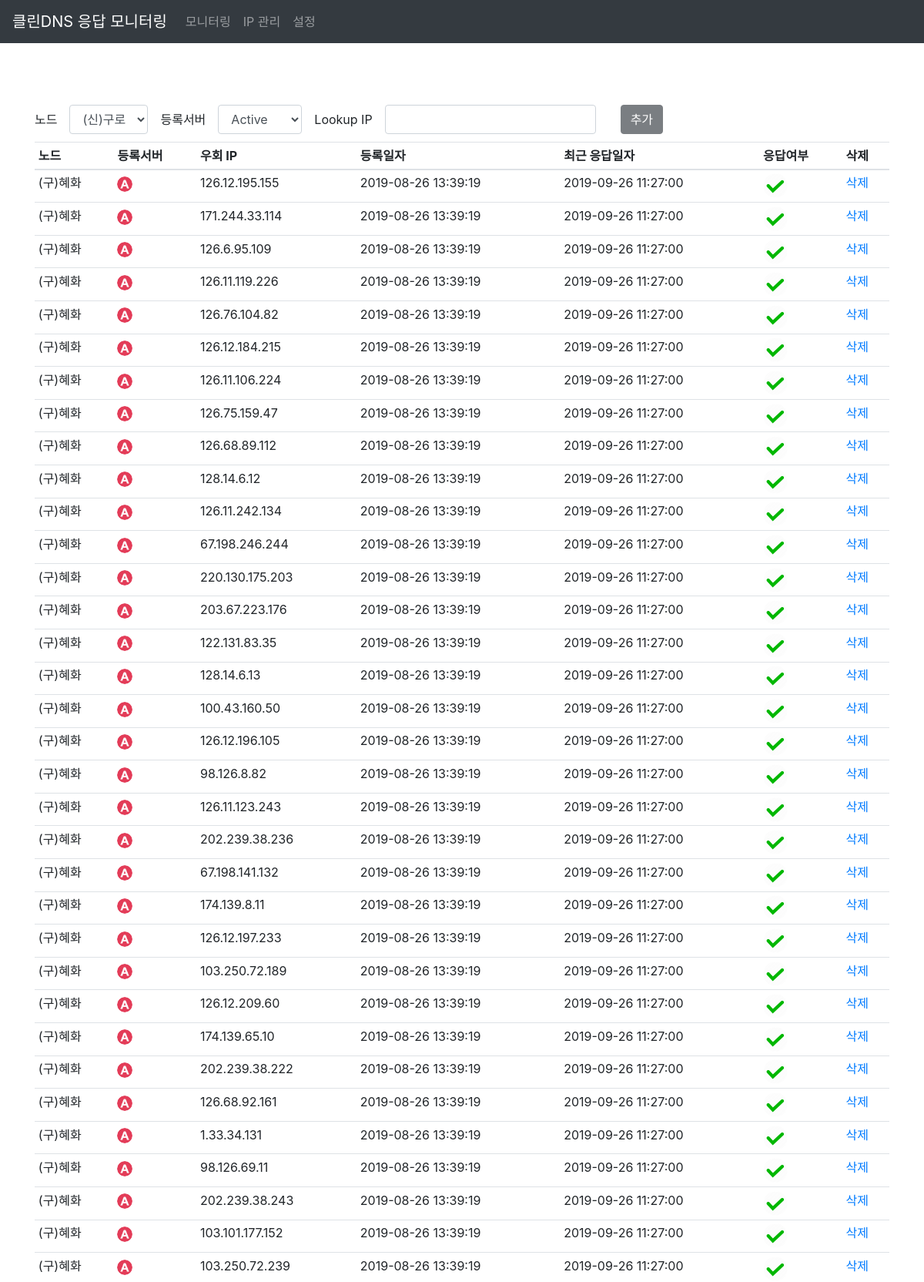
/ipmgnt (upper part), run on the app's committed database.
### app.py (models this page shows)
class Post(db.Model):
    __table_name__ = 'post'
    now_dt_str = datetime.now().strftime("%Y-%m-%d %H:%M:%S")
    id = db.Column(db.Integer, primary_key=True)
    server = db.Column(db.String(20), unique=True, nullable=False)
    status = db.Column(db.Text, default=u'false')
    dns_server = db.Column(db.Text, nullable=False)
    reg_date = db.Column(db.DateTime, default=datetime.strptime(now_dt_str,'%Y-%m-%d %H:%M:%S'))
    resp_date = db.Column(db.DateTime, default=datetime.strptime(now_dt_str,'%Y-%m-%d %H:%M:%S'))
    Node = db.Column(db.Text, nullable=False)

### app.py (the view)
@app.route('/ipmgnt')
def ipmgnt():
    posts = Post.query.order_by("status").all()
    return render_template('ipmgnt.html', posts=posts, title=u'IP 관리')

### templates/ipmgnt.html (shortened to what this page needs)
{% extends 'layout.html' %}
{% block content %}
<div class="container">
    <div class="row">
        <div class="col">
            <form id="ipform" class="form-inline ip_form" action="{{ url_for('add') }}" method="POST">
                <div class="form-group">
                    <label for="node_text">노드</label>
                    <select class="form-control mx-sm-3" id="node_text" name="node">
                        <option>(신)구로</option>
                    </select>
                    <label for="dns_server_text">등록서버</label>
                    <select class="form-control mx-sm-3" id="dns_server_text" name="dns_server">
	                    <option>Active</option>
	                </select>
                    <label for="ipaddress">Lookup IP</label>
                    <input type="text" id="ipaddress" name="ip" class="form-control mx-sm-3" required>
                    <div class="mx-sm-3">
                        <button type="submit" id="add_ip" class="btn btn-dark float-right" disabled="true">추가</button>
                    </div>
                </div>
            </form>
        </div>
    </div>
</div>
<div class="container">
    <div class="row">
        <div class="col">
            <table class="table table-sm ipmgnt_table">
                <thead>
                <tr>
                    <th scope="col">노드</th>
                    <th scope="col">등록서버</th>
                    <th scope="col">우회 IP</th>
                    <th scope="col">등록일자</th>
                    <th scope="col">최근 응답일자</th>
                    <th scope="col">응답여부</th>
                    <th scope="col">삭제</th>
                </tr>
                </thead>
                <tbody>
                {% for post in posts %}
                <tr>
                    <td>{{ post.Node }}</td>
                    <td>
                        {% if post.dns_server == 'Active' %}
                        <img class="rounded-circle mx-auto" src="{{ url_for('static', filename='active.png') }}"
                             width="20px" height="20px">
                        {% else %}
                        <img class="rounded-circle mx-auto" src="{{ url_for('static', filename='standby.png') }}"
                             width="20px" height="20px">
                        {% endif %}
                    </td>
                    <td>{{ post.server }}</td>
                    <td>{{ post.reg_date.strftime('%Y-%m-%d %H:%M:%S') }}</td>
                    <td>{{ post.resp_date.strftime('%Y-%m-%d %H:%M:%S') }}</td>
                    <td>
                        {% if post.status == 'true' %}
                        <img class="rounded-circle mx-auto" src="{{ url_for('static', filename='green.png') }}"
                             width="32px" height="32px">
                        {% else %}
                        <img class="rounded-circle mx-auto" src="{{ url_for('static', filename='red.png') }}"
                             width="32px" height="32px">
                        {% endif %}
                    </td>
                    <td><a href="{{ url_for('delete', id=post.id) }}">삭제</a></td>
                </tr>
                {% endfor %}
                </tbody>
            </table>
        </div>
    </div>
</div>
{% endblock %}

### templates/layout.html (shortened to what this page needs)
<!DOCTYPE HTML>
<html lang="kr">
  <head>
    <link rel="stylesheet" href="{{ url_for('static', filename='bootstrap.min.css') }}">
    <link rel="stylesheet" href="{{ url_for('static', filename='all.css') }}">
    <link rel="stylesheet" href="{{ url_for('static', filename='layout.css') }}">
  </head>
  <body>
    <header class="site-header">
      <nav class="navbar navbar-expand-md fixed-top navbar-dark bg-dark mb-4">
        <a class="navbar-brand" href="{{ url_for('index') }}">클린DNS 응답 모니터링</a>
        <div class="collapse navbar-collapse" id="navbarCollapse">
          <ul class="navbar-nav mr-auto">
            <li class="nav-item">
              <a class="nav-link" href="{{ url_for('index') }}">모니터링</a>
            </li>
            <li class="nav-item">
              <a class="nav-link" href="{{ url_for('ipmgnt') }}">IP 관리</a>
            </li>
            <li class="nav-item">
              <a class="nav-link" href="{{ url_for('settings') }}">설정</a>
            </li>
          </ul>
        </div>
      </nav>
    </header>
    <main role="main">
    {% block content %}{% endblock %}
    </main>
  </body>
</html>

### static/layout.css (style rules this page uses)
html { position: relative; min-height: 100%; }
body { padding-top: 56px; }
.ip_form { padding-top: 80px; }
.ipmgnt_table { margin-top: 10px; }

### data on the page
Post: Node "(구)혜화", server "126.12.195.155", reg_date "2019-08-26 13:39:19", resp_date "2019-09-26 11:27:00"
Post: Node "(구)혜화", server "171.244.33.114", reg_date "2019-08-26 13:39:19", resp_date "2019-09-26 11:27:00"
Post: Node "(구)혜화", server "126.6.95.109", reg_date "2019-08-26 13:39:19", resp_date "2019-09-26 11:27:00"
Post: Node "(구)혜화", server "126.11.119.226", reg_date "2019-08-26 13:39:19", resp_date "2019-09-26 11:27:00"
Post: Node "(구)혜화", server "126.76.104.82", reg_date "2019-08-26 13:39:19", resp_date "2019-09-26 11:27:00"
Post: Node "(구)혜화", server "126.12.184.215", reg_date "2019-08-26 13:39:19", resp_date "2019-09-26 11:27:00"
Post: Node "(구)혜화", server "126.11.106.224", reg_date "2019-08-26 13:39:19", resp_date "2019-09-26 11:27:00"
Post: Node "(구)혜화", server "126.75.159.47", reg_date "2019-08-26 13:39:19", resp_date "2019-09-26 11:27:00"
Post: Node "(구)혜화", server "126.68.89.112", reg_date "2019-08-26 13:39:19", resp_date "2019-09-26 11:27:00"
Post: Node "(구)혜화", server "128.14.6.12", reg_date "2019-08-26 13:39:19", resp_date "2019-09-26 11:27:00"
Post: Node "(구)혜화", server "126.11.242.134", reg_date "2019-08-26 13:39:19", resp_date "2019-09-26 11:27:00"
Post: Node "(구)혜화", server "67.198.246.244", reg_date "2019-08-26 13:39:19", resp_date "2019-09-26 11:27:00"
Post: Node "(구)혜화", server "220.130.175.203", reg_date "2019-08-26 13:39:19", resp_date "2019-09-26 11:27:00"
Post: Node "(구)혜화", server "203.67.223.176", reg_date "2019-08-26 13:39:19", resp_date "2019-09-26 11:27:00"
Post: Node "(구)혜화", server "122.131.83.35", reg_date "2019-08-26 13:39:19", resp_date "2019-09-26 11:27:00"
Post: Node "(구)혜화", server "128.14.6.13", reg_date "2019-08-26 13:39:19", resp_date "2019-09-26 11:27:00"
Post: Node "(구)혜화", server "100.43.160.50", reg_date "2019-08-26 13:39:19", resp_date "2019-09-26 11:27:00"
Post: Node "(구)혜화", server "126.12.196.105", reg_date "2019-08-26 13:39:19", resp_date "2019-09-26 11:27:00"
Post: Node "(구)혜화", server "98.126.8.82", reg_date "2019-08-26 13:39:19", resp_date "2019-09-26 11:27:00"
Post: Node "(구)혜화", server "126.11.123.243", reg_date "2019-08-26 13:39:19", resp_date "2019-09-26 11:27:00"
Post: Node "(구)혜화", server "202.239.38.236", reg_date "2019-08-26 13:39:19", resp_date "2019-09-26 11:27:00"
Post: Node "(구)혜화", server "67.198.141.132", reg_date "2019-08-26 13:39:19", resp_date "2019-09-26 11:27:00"
Post: Node "(구)혜화", server "174.139.8.11", reg_date "2019-08-26 13:39:19", resp_date "2019-09-26 11:27:00"
Post: Node "(구)혜화", server "126.12.197.233", reg_date "2019-08-26 13:39:19", resp_date "2019-09-26 11:27:00"
Post: Node "(구)혜화", server "103.250.72.189", reg_date "2019-08-26 13:39:19", resp_date "2019-09-26 11:27:00"
Post: Node "(구)혜화", server "126.12.209.60", reg_date "2019-08-26 13:39:19", resp_date "2019-09-26 11:27:00"
Post: Node "(구)혜화", server "174.139.65.10", reg_date "2019-08-26 13:39:19", resp_date "2019-09-26 11:27:00"
Post: Node "(구)혜화", server "202.239.38.222", reg_date "2019-08-26 13:39:19", resp_date "2019-09-26 11:27:00"
Post: Node "(구)혜화", server "126.68.92.161", reg_date "2019-08-26 13:39:19", resp_date "2019-09-26 11:27:00"
Post: Node "(구)혜화", server "1.33.34.131", reg_date "2019-08-26 13:39:19", resp_date "2019-09-26 11:27:00"
Post: Node "(구)혜화", server "98.126.69.11", reg_date "2019-08-26 13:39:19", resp_date "2019-09-26 11:27:00"
Post: Node "(구)혜화", server "202.239.38.243", reg_date "2019-08-26 13:39:19", resp_date "2019-09-26 11:27:00"
Post: Node "(구)혜화", server "103.101.177.152", reg_date "2019-08-26 13:39:19", resp_date "2019-09-26 11:27:00"
Post: Node "(구)혜화", server "103.250.72.239", reg_date "2019-08-26 13:39:19", resp_date "2019-09-26 11:27:00"
